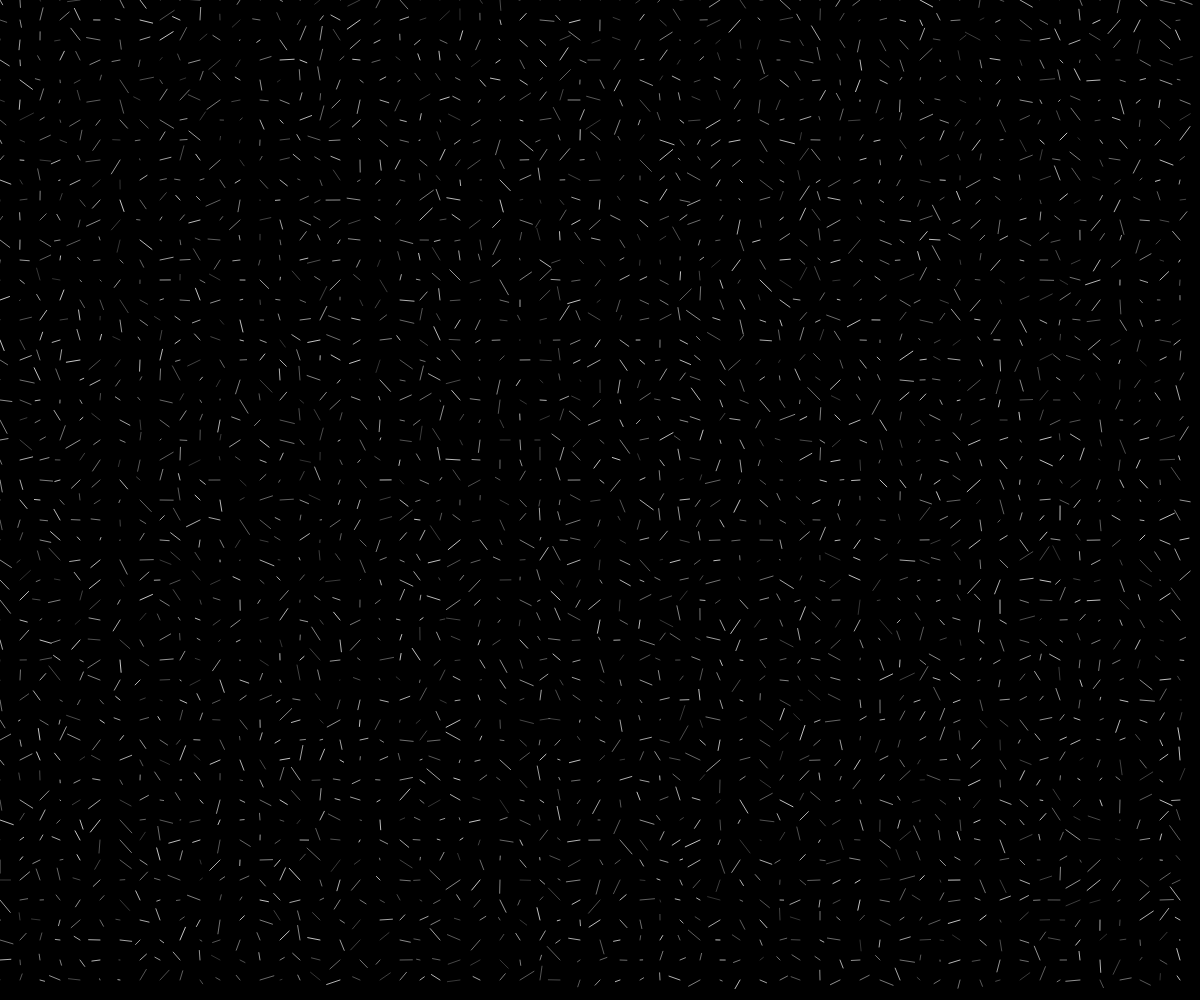
Frame 1 (no input)
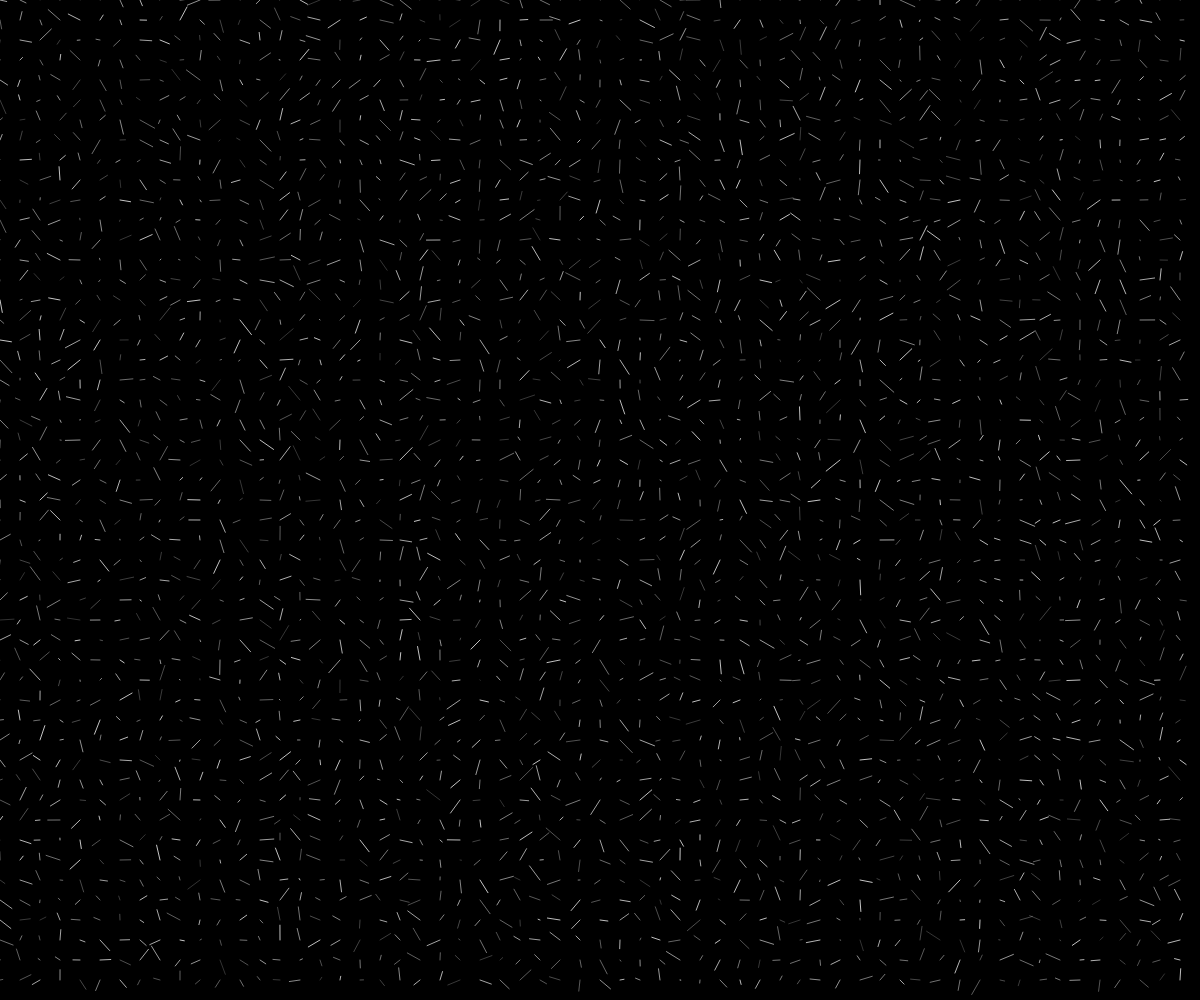
Frame 60 (no input)
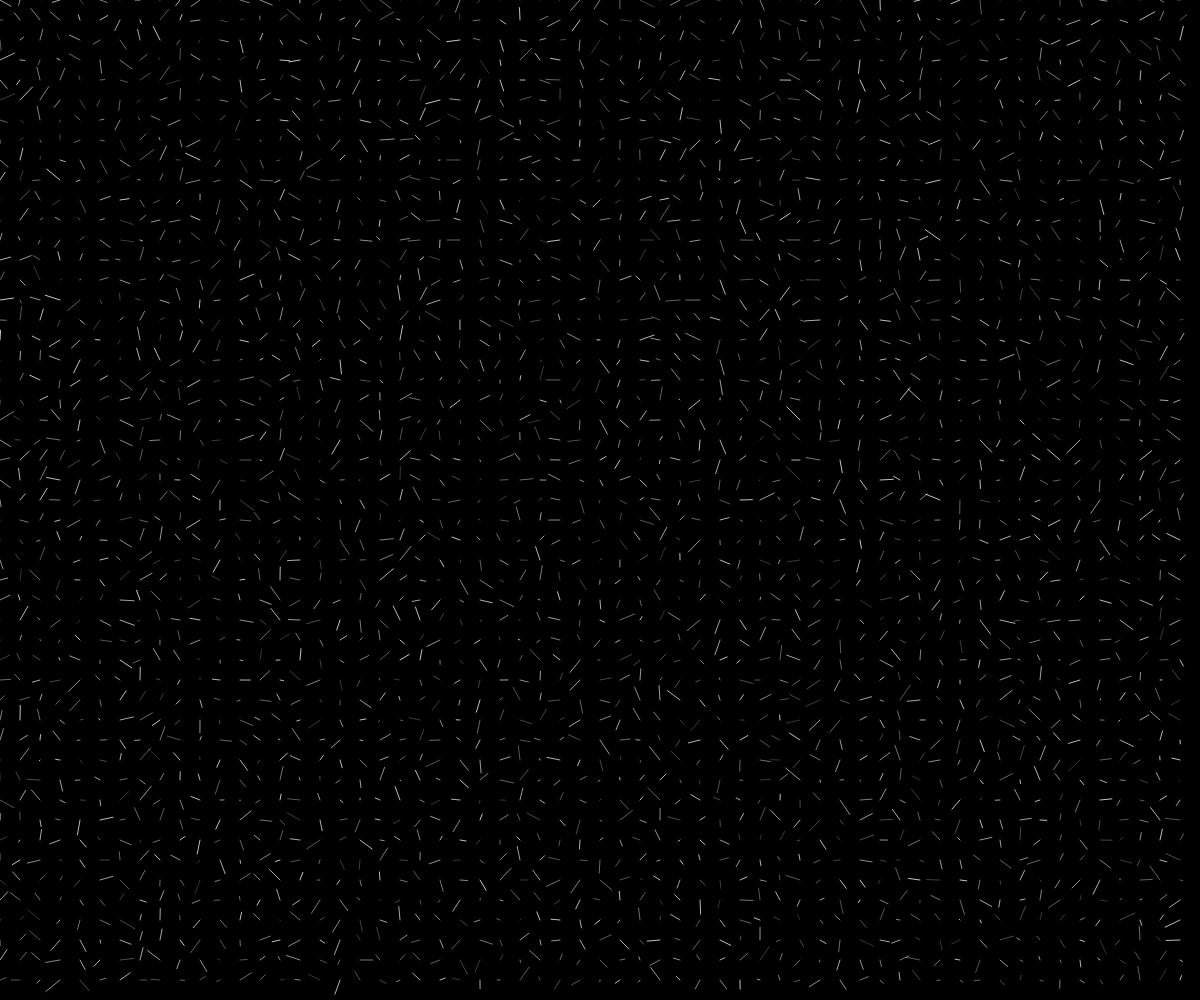
Frame 120 (the mouse pressed at the canvas centre since frame 60)

The p5.js sketch that drew these frames (run headless with seeded random() and noise() and a simulated clock; from frame 60 on, the mouse is pressed at the canvas centre):

// p5.js sketch
// ── sketch.js
let lines = [];
let time = 0;

function setup() {
  createCanvas(windowWidth, windowHeight);
  noFill();
  strokeWeight(1);

  // Create a dense lattice of lines
  for (let x = 0; x < width; x += 20) {
    for (let y = 0; y < height; y += 20) {
      lines.push({
        x1: x,
        y1: y,
        x2: x + random(-30, 30),
        y2: y + random(-30, 30),
        opacity: random(50, 200)
      });
    }
  }
}

function draw() {
  background(0);
  time += 0.01;

  // Draw and animate lines
  for (let i = 0; i < lines.length; i++) {
    let l = lines[i];
    
    // Slight movement over time
    let angle = time + i * 0.02;
    let offsetX = sin(angle) * 5;
    let offsetY = cos(angle) * 5;

    // Occasionally break the connection to create gaps
    if (random() < 0.01) {
      l.x2 = l.x1 + offsetX;
      l.y2 = l.y1 + offsetY;
    } else {
      l.x2 = l.x1 + offsetX + random(-10, 10);
      l.y2 = l.y1 + offsetY + random(-10, 10);
    }

    // Vary opacity for a glowing effect
    stroke(255, 255, 255, l.opacity);
    
    // Draw the line with subtle glow
    line(l.x1, l.y1, l.x2, l.y2);
  }
}

function windowResized() {
  resizeCanvas(windowWidth, windowHeight);
}
